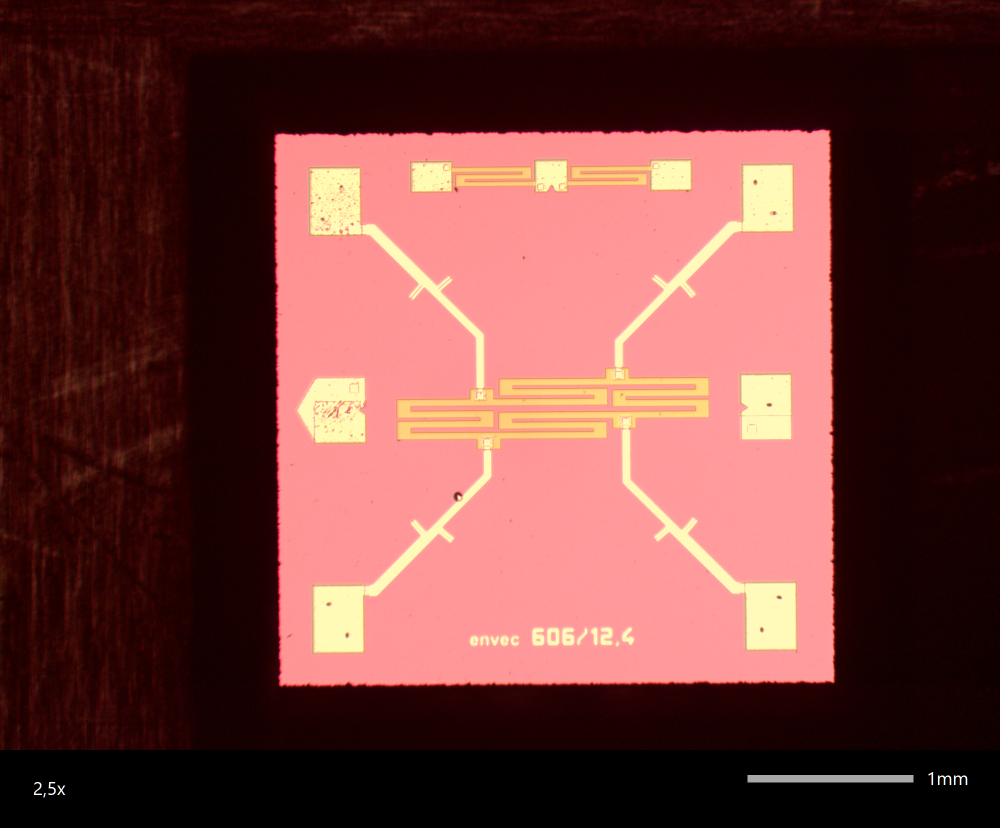
#> input picture dataset/01_a.jpg, 2000 x 1655 px (shown at 1/2 size)
$ python -i utils.py   (imports and definitions only)
#> lines starting #> are read from the running program, lines starting #| are printed output that depends on the picture; after the words box and inside, x2 and y2 are one past the last pixel; in counts of white or black regions, pixels touching at a corner belong together
# def processig, border_analysis, check
# class ArmDefects, CriticalRegionDefects


import numpy as np
import cv2
import matplotlib.pyplot as plt
import os
import random
from PIL import Image
import warnings

from importlib import import_module

## from inference import infer
## currently calling infer and using it
## way forward -> do not
## use pcb_demo_env tools/infer.py commands directly
## use this https://github.com/openvinotoolkit/anomalib/blob/main/notebooks/000_getting_started/001_getting_started.ipynb


from anomalib.models.components import AnomalyModule
from skimage.segmentation import mark_boundaries
from anomalib.post_processing import Visualizer, compute_mask, superimpose_anomaly_map
from anomalib.config import get_configurable_parameters
from anomalib.deploy import TorchInferencer
import time

from anomalib.data.utils import read_image


def processing(raw_image_path, manual_rotation=False, resize_fx=0.45, resize_fy=0.45, padding=100):
    # reads from path, resizes, removes background, removes rotation, and pads image

#> called with raw_image_path = 'dataset/01_a.jpg', manual_rotation = False, resize_fx = 0.45, resize_fy = 0.45, padding = 100
    raw_image = cv2.imread(raw_image_path, cv2.IMREAD_COLOR)
#> raw_image is the input picture: shape (1655, 2000, 3); mean B, G, R 57.8, 61.8, 113.7
    # raw image shape 1655 x 2000 x 3
    resized_image = cv2.resize(raw_image, (0, 0), fx=resize_fx, fy=resize_fy)
    # resized image shape must be 745 x 900 x 3

    if resized_image.shape[0] > 770 or resized_image.shape[0] < 720 or resized_image.shape[1] < 875 or resized_image.shape[1] > 925:
        warnings.warn("Warning: Resized Image not within correct range.")

    if manual_rotation:
            height, width = resized_image.shape[:2]
            center = (width/2, height/2)
            rotate_matrix = cv2.getRotationMatrix2D(center=center, angle=random.randint(15, 35), scale=1)
            resized_image = cv2.warpAffine(src=resized_image, M=rotate_matrix, dsize=(width, height))

    gray_img = cv2.cvtColor(resized_image, cv2.COLOR_BGR2GRAY)
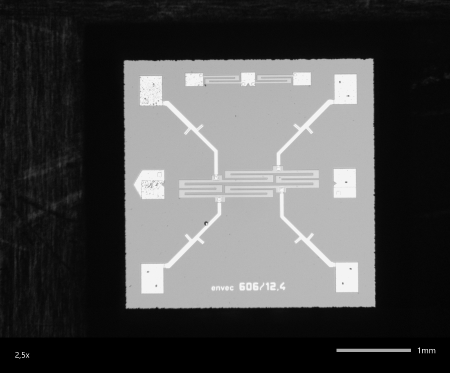
#> gray_img: shape (745, 900) (shown at 1/2 size); min 0, max 255, mean 76.8
    blur = cv2.bilateralFilter(gray_img, 7, 125, 125)
    blur = cv2.GaussianBlur(blur, (39, 39), 0)
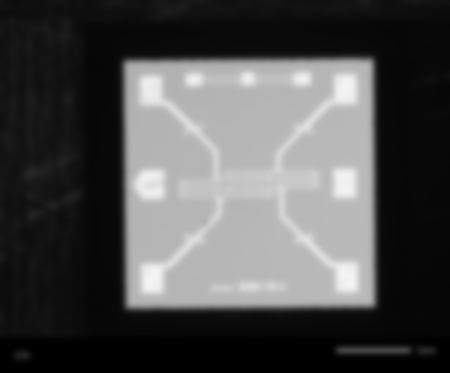
#> blur: shape (745, 900) (shown at 1/2 size); min 0, max 244, mean 76.8
    thresh_img = cv2.threshold(blur, 0, 255, cv2.THRESH_BINARY + cv2.THRESH_OTSU)[1]
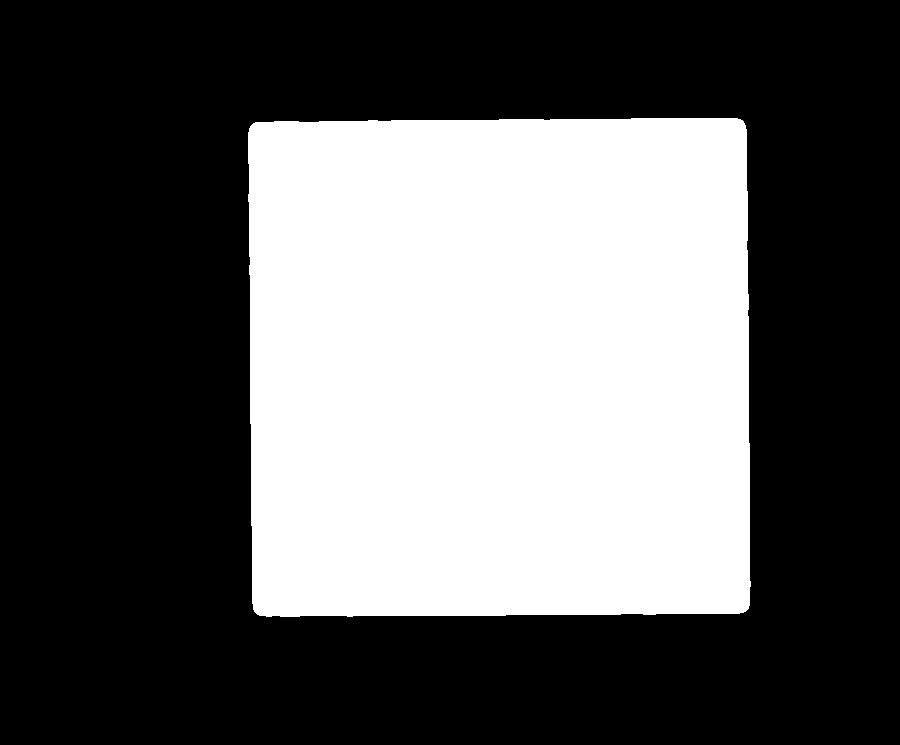
#> thresh_img: shape (745, 900); 36.8% white; 1 white region, box (x1, y1, x2, y2) and area: (248, 118, 751, 617) 247074

    # Perform morpholgical operations
    kernel = cv2.getStructuringElement(cv2.MORPH_RECT, (20, 20))
    opening = cv2.morphologyEx(thresh_img, cv2.MORPH_OPEN, kernel, iterations=1)
#> opening: shape (745, 900); 36.8% white; 1 white region, box (x1, y1, x2, y2) and area: (249, 119, 751, 618) 246999
    close = cv2.morphologyEx(opening, cv2.MORPH_CLOSE, kernel, iterations=1)
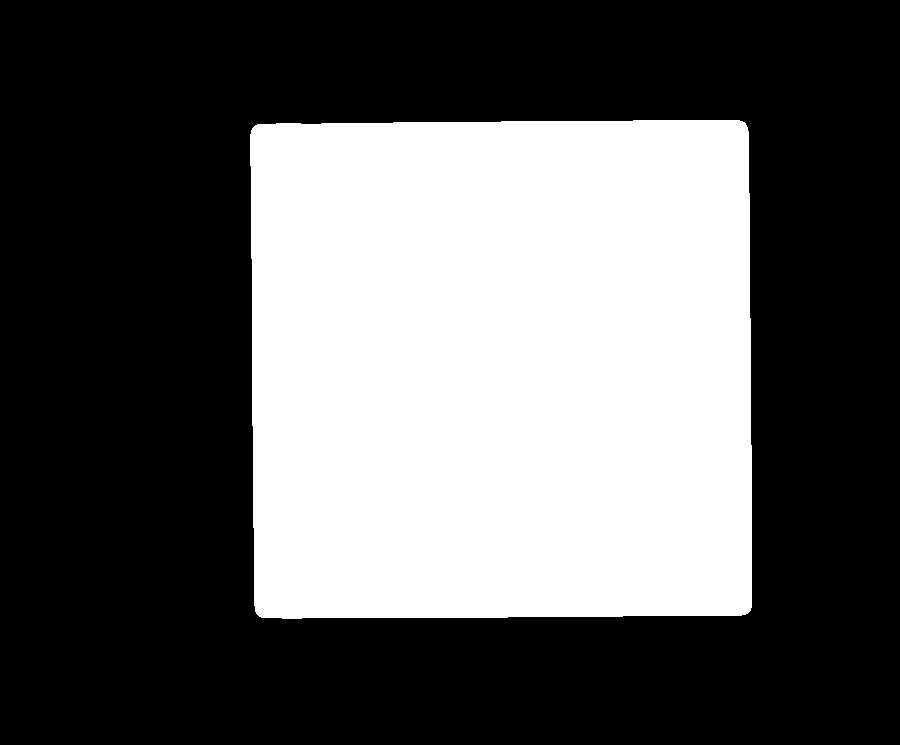
#> close: shape (745, 900); 36.8% white; 1 white region, box (x1, y1, x2, y2) and area: (250, 120, 752, 619) 247014

    temp_img = cv2.cvtColor(close, cv2.COLOR_GRAY2BGR)
#> temp_img: shape (745, 900, 3); 36.8% white; 1 white region
    bg_rmvd_image = np.array(temp_img/255*resized_image, dtype=np.uint8)
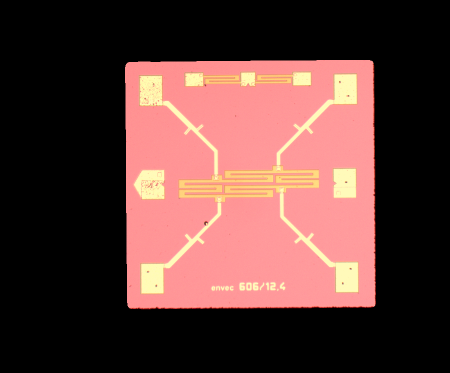
#> bg_rmvd_image: shape (745, 900, 3) (shown at 1/2 size); mean B, G, R 55.8, 59.8, 93.3

    # Find contours and rotated tect and its corners
    contours, hierarchy = cv2.findContours(close, cv2.RETR_EXTERNAL, cv2.CHAIN_APPROX_SIMPLE)
#> contours = 1 contour; box (x1, y1, x2, y2) and area: (250, 120, 752, 619) 246034
    rotatedRect = cv2.minAreaRect(contours[0])
#> rotatedRect = ((501, 369), (498.8, 496), -0.451)
    (x, y), (width, height), angle = rotatedRect
#> x = 501; y = 369; width = 498.8; height = 496; angle = -0.451
    box = cv2.boxPoints(rotatedRect) # cv2.boxPoints(rect) for OpenCV 3.x
#> box = [[253.5, 619], [249.6, 123], [748.4, 119.1], [752.3, 615.1]]
    box = np.int0(box)
#> box = [[253, 618], [249, 122], [748, 119], [752, 615]]

    if height < 490 or height > 510 or width < 490 or width > 510:
        warnings.warn(f'Warning: Image height = {height:.2f} or width = {width:.2f} not in range, likely to be defective.')

    # List the output points in the same order as input
    # Top-left, top-right, bottom-right, bottom-left
    dstPts = [[0, 0], [width, 0], [width, height], [0, height]]
#> dstPts = [[0, 0], [498.8, 0], [498.8, 496], [0, 496]]

    # Get the transform
    m = cv2.getPerspectiveTransform(np.float32(box), np.float32(dstPts))
#> m = [[-0.00605, -1.01, 623], [0.994, -0.00802, -246.5], [6.94e-22, 1.16e-19, 1]]
    # Transform the image
    output_image = cv2.warpPerspective(bg_rmvd_image, m, (int(width), int(height)))
    # if angle < 5, image 90 degree rotated so correction below
    if angle < 5:
        output_image = cv2.rotate(output_image, cv2.ROTATE_90_COUNTERCLOCKWISE)
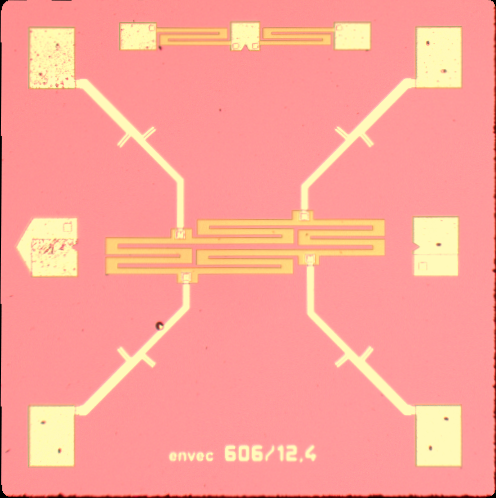
#> output_image: shape (498, 496, 3); mean B, G, R 151.3, 162, 252.6

    if padding is not None:
        output_image = cv2.copyMakeBorder(output_image, padding, padding, padding, padding, cv2.BORDER_CONSTANT, None, 0)
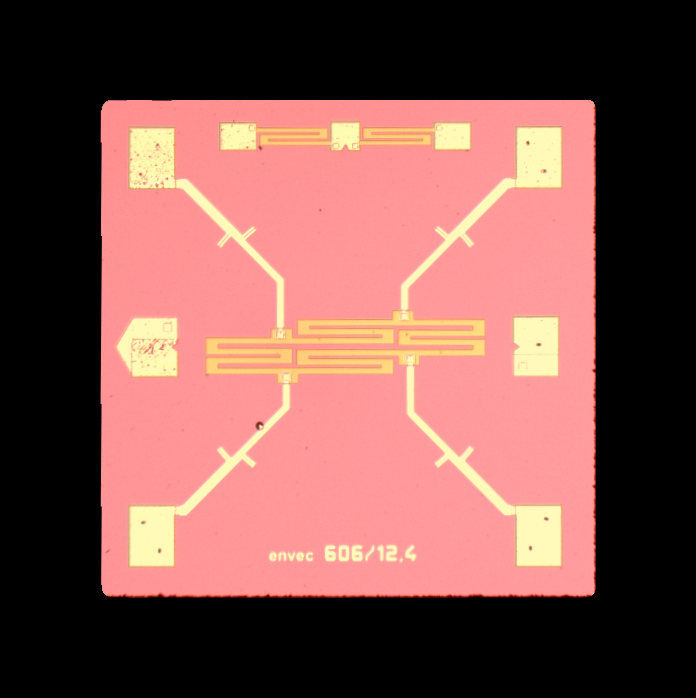
#> output_image: shape (698, 696, 3); mean B, G, R 76.9, 82.4, 128.4

#     output_image: BGR and 700 x 700 x 3
    return output_image, (height, width)


# [52 lines left out: function border_analysis, not called in this run]


class CriticalRegionDefects:

    # [40 lines left out: functions __init__, infer, not called in this run]


class ArmDefects:

    # [132 lines left out: functions __init__, infer, detect_defect_on_arms, checks, not called in this run]

>>> result = processing('dataset/01_a.jpg')

$ run again, on dataset/02_a.jpg
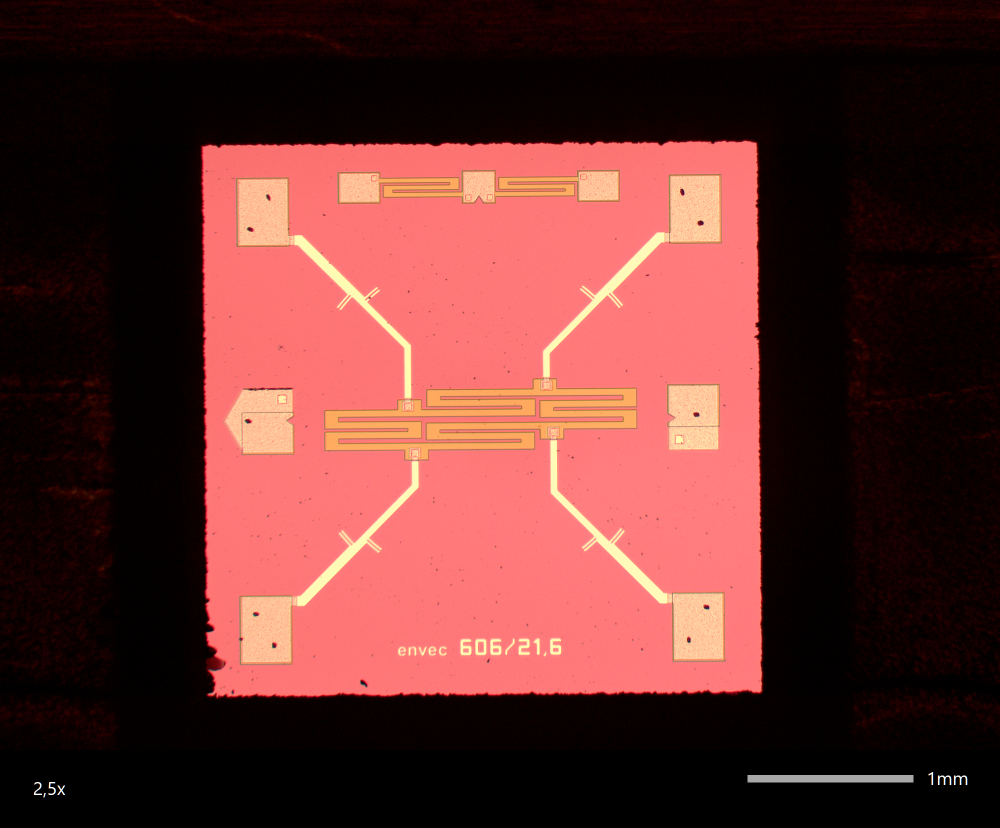
#> input picture dataset/02_a.jpg, 2000 x 1655 px (shown at 1/2 size)
#> in processing, raw_image is the input picture: shape (1655, 2000, 3); mean B, G, R 45.5, 48.5, 99.6
#> in processing, `thresh_img = cv2.threshold(blur, 0, 255, cv2.THRESH_BINARY + cv2.THRES..`:
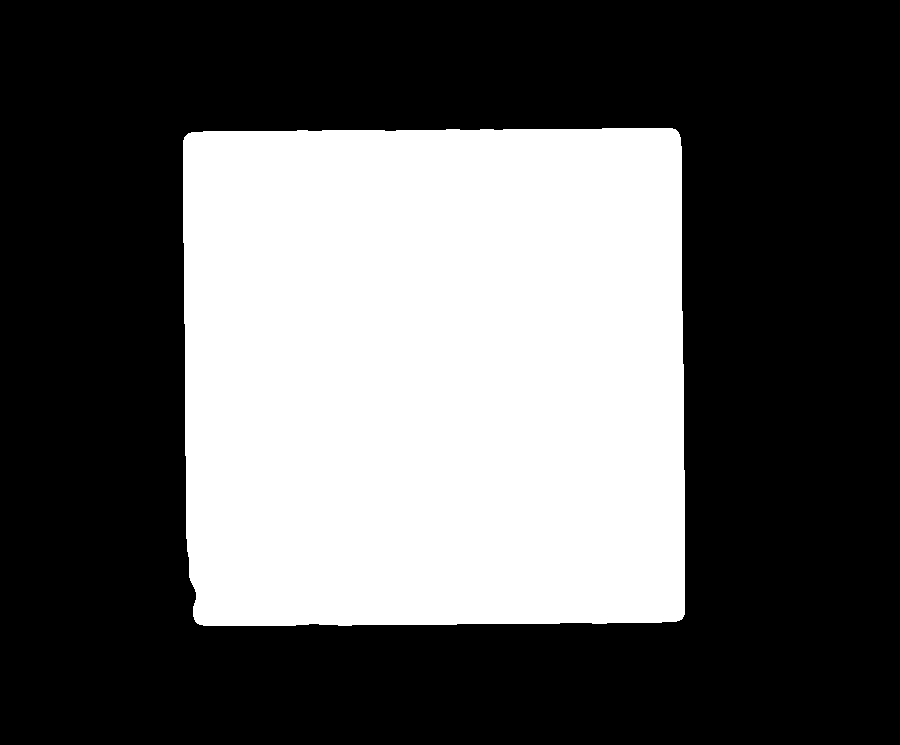
#> thresh_img: shape (745, 900); 36.7% white; 1 white region, box (x1, y1, x2, y2) and area: (183, 128, 685, 626) 246194
#> opening: shape (745, 900); 36.7% white; 1 white region, box (x1, y1, x2, y2) and area: (184, 129, 686, 627) 246098
#> close: shape (745, 900); 36.7% white; 1 white region, box (x1, y1, x2, y2) and area: (185, 130, 687, 628) 246127
#> temp_img: shape (745, 900, 3); 36.7% white; 1 white region
#> contours = 1 contour; box (x1, y1, x2, y2) and area: (185, 130, 687, 628) 245150
#> rotatedRect = ((435.7, 378.6), (499.1, 495.1), -0.481)
#> x = 435.7; y = 378.6; width = 499.1; height = 495.1; angle = -0.481
#> in processing, `box = cv2.boxPoints(rotatedRect)`: box = [[188.2, 628.3], [184.1, 133.2], [683.1, 129], [687.3, 624.1]]
#> in processing, `box = np.int0(box)`: box = [[188, 628], [184, 133], [683, 128], [687, 624]]
#> dstPts = [[0, 0], [499.1, 0], [499.1, 495.1], [0, 495.1]]
#> m = [[-0.00809, -1.01, 635.1], [0.995, -0.00804, -182], [4.05e-06, -6.54e-08, 1]]
#> in processing, `output_image = cv2.copyMakeBorder(output_image, padding, padding, padd..`:
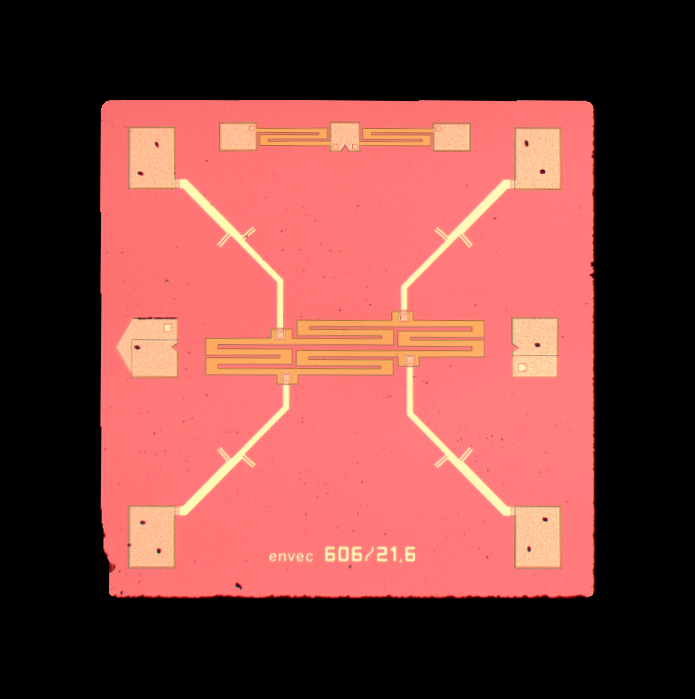
#> output_image: shape (699, 695, 3); mean B, G, R 61.6, 65.6, 127.1

$ run again, on dataset/03_a.jpg
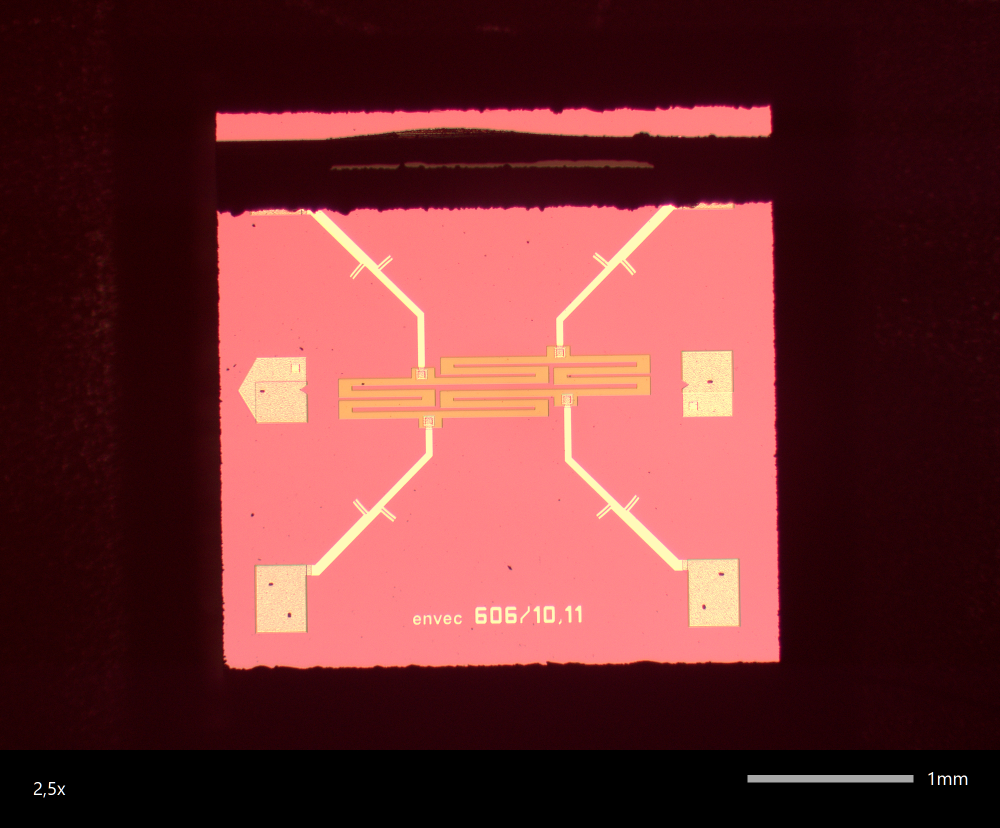
#> input picture dataset/03_a.jpg, 2000 x 1655 px (shown at 1/2 size)
#> in processing, raw_image is the input picture: shape (1655, 2000, 3); mean B, G, R 48.1, 47.3, 107.4
#> in processing, `thresh_img = cv2.threshold(blur, 0, 255, cv2.THRESH_BINARY + cv2.THRES..`:
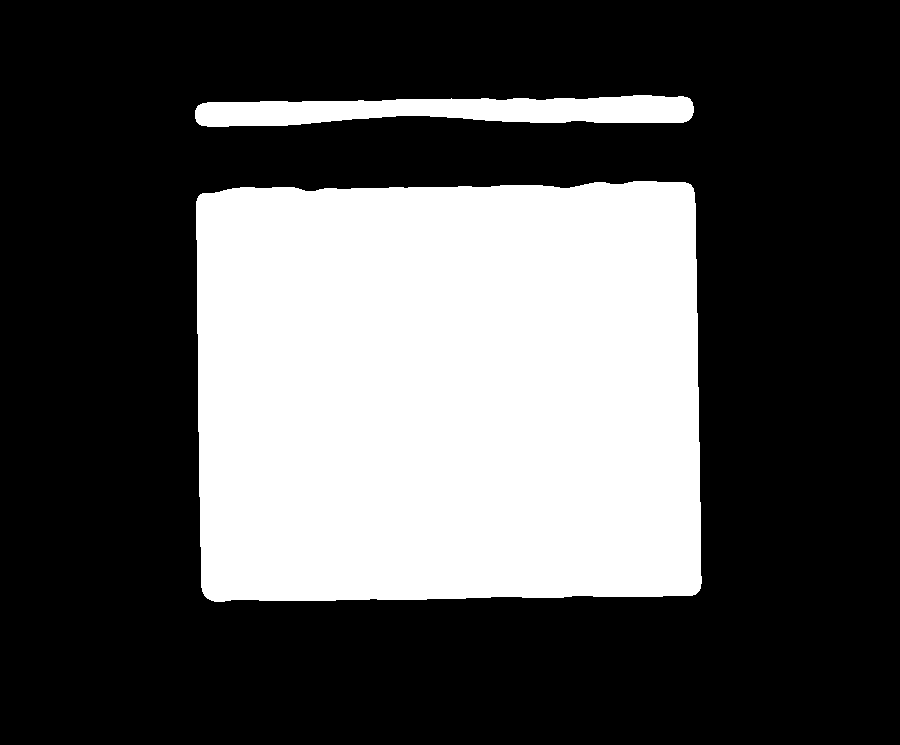
#> thresh_img: shape (745, 900); 32.4% white; 2 white regions, box (x1, y1, x2, y2) and area: (196, 181, 702, 602) 206180, (195, 95, 694, 127) 11158
#> opening: shape (745, 900); 32.1% white; 3 white regions, box (x1, y1, x2, y2) and area: (197, 182, 702, 602) 206092, (464, 97, 692, 124) 5512, (200, 102, 343, 128) 3350
#> close: shape (745, 900); 32.1% white; 3 white regions, box (x1, y1, x2, y2) and area: (198, 183, 703, 603) 206151, (465, 98, 693, 125) 5561, (201, 103, 344, 129) 3364
#> temp_img: shape (745, 900, 3); 32.1% white; 3 white regions
#> contours = 3 contours; box (x1, y1, x2, y2) and area: (198, 183, 703, 603) 205254, (465, 98, 693, 125) 5314, (201, 103, 344, 129) 3202
#> rotatedRect = ((449.8, 393.6), (500.8, 415.4), -0.881)
#> x = 449.8; y = 393.6; width = 500.8; height = 415.4; angle = -0.881
#> in processing, `box = cv2.boxPoints(rotatedRect)`: box = [[202.6, 605.1], [196.3, 189.7], [697, 182], [703.4, 597.4]]
#> in processing, `box = np.int0(box)`: box = [[202, 605], [196, 189], [697, 182], [703, 597]]
#> dstPts = [[0, 0], [500.8, 0], [500.8, 415.4], [0, 415.4]]
#> m = [[-0.0192, -1.2, 731.4], [0.826, -0.0119, -159.7], [-4.79e-06, 1.38e-07, 1]]
#> in processing, `output_image = cv2.copyMakeBorder(output_image, padding, padding, padd..`:
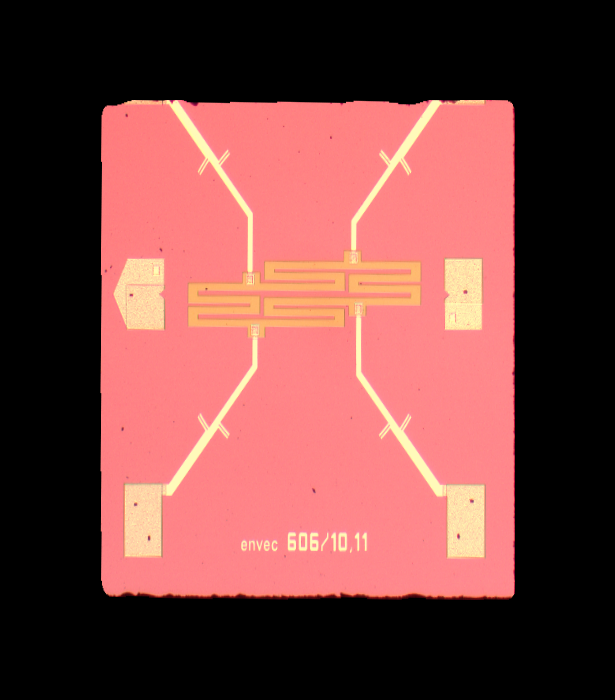
#> output_image: shape (700, 615, 3); mean B, G, R 64.7, 67.6, 120.8
